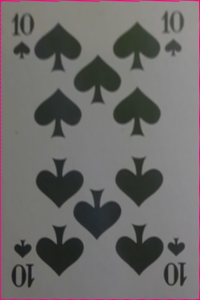
//> input picture OpenCV_CardDetection/images/10 spades.png, 200 x 300 px; its folder holds 2 pictures in this run
$ ./main 'images/10 spades.png'   (built with g++ and OpenCV 4)
//> lines starting //> are read from the running program, lines starting //| are printed output that depends on the picture
/*
	main.cpp - Simon Müller, Mateusz Roganowicz

*/
#include <iostream>
#include <iomanip>      // std::setiosflags
#include <chrono>

#include "opencv2/core/core.hpp"

#include "opencv2/imgproc/imgproc.hpp"

#include "opencv2/highgui/highgui.hpp"
#include "opencv2/core/utils/filesystem.hpp"


using namespace cv;
using namespace std;


double CARD_MAX_AREA = 120000;
double CARD_MIN_AREA = 25000;

const int IS_COLOR_THRESH = 100;

const int MAX_LOW_THRESH = 255;
int thresh = 100;
RNG random(12345);
const char* window_name_cam = "Camera";
const char* window_name_canny = "Canny";
const char* window_name_card = "Card %d";

String no_cards = "Detected cards: X";
String ref_folder = "images";

Mat frame, out_canny;

bool isCaptureMode = false;

vector<Mat> cards;
vector<Mat> card_references;
vector<String> filenames_card_references;

void canny_threshold_callback(int, void*);
void filter_cards(const Mat& image);

bool process_contour(const vector<Point>& contour);

void sort_corners(vector <Point2f> & corners);
Mat flatten(vector <Point2f>& corners);
bool is_color(const Mat& bgr_image, Scalar low, Scalar high, Scalar low2, Scalar high2);

/*
The following two methods where taken from the official OpenCV docs tutorial:
https://docs.opencv.org/master/d5/dc4/tutorial_video_input_psnr_ssim.html
*/
// [55 lines left out: functions getPSNR, getMSSIM, not called in this run]

/* saves all images of currently detected cards into the /images/ folder for use as a reference to compare to*/
// [61 lines left out: functions save_cards, compare_to_references, not called in this run]

void setup_reference_images()
{
	// load all the reference images
	card_references.clear();
	filenames_card_references.clear();

	vector<cv::String> filenames;
	glob((ref_folder + "/*.png"), filenames, false);
	int front = ref_folder.length() + 1;
	for (auto fn : filenames) {
		card_references.push_back(imread(fn));
//> card_references[0] is the input picture: 300 rows x 200 cols, CV_8UC3; mean B, G, R 105.2, 106.5, 109.1
		int length = fn.length() - front - 4;
//> length = 56
		String cardname = fn.substr(front,length);
		filenames_card_references.push_back(cardname);
//> filenames_card_references = 1 item
	}
}

int main(int argc, char** argv)
{
	for (int i = 0; i < argc; i++)
	{
		// output parameters
		std::cout << i << " \"" << argv[i] << "\"" << std::endl;
		// check parameter
		if (strcmp(argv[i], "-capture") == 0)
		{
			isCaptureMode = true;
			std::cout << "\n\n card capture mode set! press space to save current detected cards" << std::endl;
		}
	}


	namedWindow(window_name_cam, WINDOW_AUTOSIZE); // Create Window
	namedWindow(window_name_canny, WINDOW_AUTOSIZE); // Create Window
	//--- INITIALIZE VIDEOCAPTURE
	VideoCapture cap;
	// open the default camera using default API
	// cap.open(0);
	// OR advance usage: select any API backend

	/*	---------		CHANGE deviceID to 0 for default front camera! my laptop has a second one on the back i use!	--------- */

	int deviceID = 1;             // 0 = open default camera
	int apiID = CAP_MSMF;      // 0 = autodetect default API
	// open selected camera using selected API
	cap.open(deviceID + apiID);
	// check if we succeeded
	if (!cap.isOpened()) {
		cerr << "ERROR! Unable to open camera\n";
		return -1;
	}
	cap.set(CAP_PROP_FRAME_WIDTH, 1280);
	cap.set(CAP_PROP_FRAME_HEIGHT, 720);
	double w = cap.get(CAP_PROP_FRAME_WIDTH);
	double h = cap.get(CAP_PROP_FRAME_HEIGHT);
	cout << "VideoCapture Resolution: " << w << "x" << h << "\n";

	setup_reference_images();

	cap.read(frame);
	out_canny = Mat::zeros(frame.size(), CV_8U);

	createTrackbar("Min Treshold:", window_name_canny, &thresh, MAX_LOW_THRESH, canny_threshold_callback);
	canny_threshold_callback(0, 0);


	//--- GRAB AND WRITE LOOP
	cout << "Start grabbing" << endl
		<< "Press any key to terminate" << endl;
	while(1<2)
	{
		// wait for a new frame from camera and store it into 'frame'
		cap.read(frame);
		// check if we succeeded
		if (frame.empty()) {
			cerr << "ERROR! blank frame grabbed\n";
			break;
		}

		// reset the list of cards
		cards.clear();

		// Blur a bit
		blur(frame, frame, Size(3, 3));
		//use canny edge detection to filter edges
		canny_threshold_callback(0, 0);
		filter_cards(out_canny);


		putText(frame,
			no_cards,
			Point(5, 20), // Coordinates
			FONT_HERSHEY_COMPLEX_SMALL, // Font
			1.0, // Scale. 2.0 = 2x bigger
			Scalar(255, 255, 255), // BGR Color
			1, // Line Thickness (Optional)
			LINE_AA); // Anti-alias (Optional)


		imshow(window_name_cam, frame);

		imshow(window_name_canny, out_canny);

		// show and wait for a key with timeout long enough to show images
		if (isCaptureMode && waitKey(5) == 32)
			save_cards();
		else if (waitKey(5) >= 0)
			break;
	}
	// the camera will be deinitialized automatically in VideoCapture destructor
	return 0;

}


// Tries to find card contours in the given image
void filter_cards(const Mat& image)
{

	vector<vector<Point> > contours;
	vector<Vec4i> hierarchy;
	Scalar color(0, 0, 255);

	// only retrieves the external contour for now
	findContours(image, contours, hierarchy, RETR_EXTERNAL, CHAIN_APPROX_SIMPLE);
	if (contours.empty())
		return;

	vector<vector<Point> > cardContours;


	//sort by contour area size
	sort(contours.begin(), contours.end(), [](const vector<Point>& a, const vector<Point>& b) { return contourArea(a) > contourArea(b); });

	for(const auto& contour : contours)
	{

	// determine if they're cards by 2 criterias:
	// 1) inside size bounds 4) four corners
		if (process_contour(contour)) {
			cardContours.push_back(contour);
		}
	}

	no_cards = format("Detected closed contours: %d",(int) cardContours.size());

	drawContours(frame, cardContours, -1, color, 2, LINE_8);

	for (int i = 0; i < cards.size(); i++)
	{
		imshow(format(window_name_card, i), cards[i]);
	}

}

// [23 lines left out: function is_color, not called in this run]

// process the contour, returns true and creates a flattened image if it's probably a card
bool process_contour(const vector<Point>& contour)
{
	double size = contourArea(contour);
	double peri = arcLength(contour, true);
	vector<Point2f> poly;
	approxPolyDP(contour, poly, 0.01 * peri, true);

	// if it's actually a card
	if ((size < CARD_MAX_AREA) && (size > CARD_MIN_AREA) && poly.size() == 4)
	{

		sort_corners(poly);
		Mat flatImage = flatten(poly);

		// Get "center of mass"
		Point2f center(0, 0);
		for (int i = 0; i < poly.size(); i++)
			center += poly[i];
		center *= (1. / poly.size());

		//String textcolor = "black";
		// check if red color, using two upper/lower limits
		//if (is_color(flatImage, Scalar(0, 120, 70), Scalar(10, 255, 255), Scalar(170, 120, 70), Scalar(180, 255, 255)))
		//	textcolor = "red";

		String card_name;
		Scalar ssi = compare_to_references(flatImage, card_name);

		putText(frame,
			card_name,
			center, // Coordinates
			FONT_HERSHEY_COMPLEX_SMALL, // Font
			1.0, // Scale. 2.0 = 2x bigger
			Scalar(0, 0, 0), // BGR Color
			1, // Line Thickness (Optional)
			LINE_AA); // Anti-alias (Optional)


		cards.push_back(flatImage);

		return true;
	}

	return false;
}

// sorts corners into bottomLeft, topLeft, topRight, bottomRight.
// [70 lines left out: functions sort_corners, flatten, not called in this run]

// Trackbar callback method
void canny_threshold_callback(int, void*)
{
	// Canny Edge Detection
	Canny(frame, out_canny, thresh, thresh * 2);
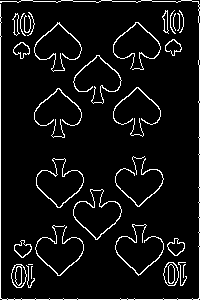
//> out_canny: 300 rows x 200 cols, CV_8UC1; 6.8% white in thin lines or dots

}
